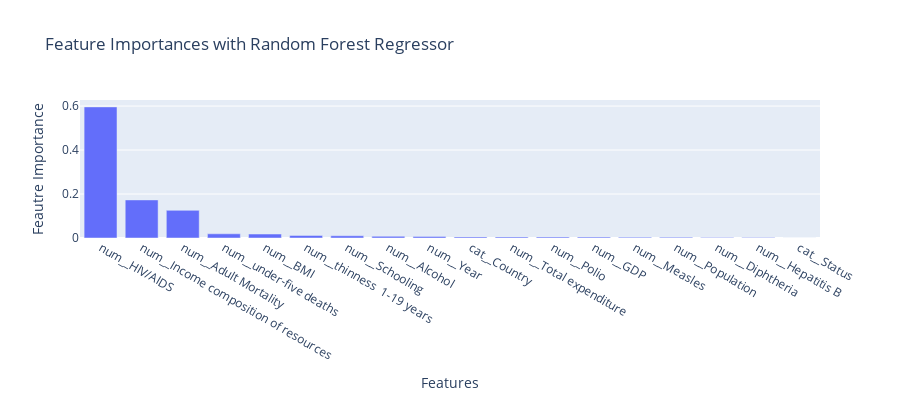

Notebook code for this chart:
### Markdown cell above
# Communicating Results

### Code cell
importances =  model.feature_importances_
fi_df = pd.Series(importances, index = test_p.columns).sort_values(ascending = False)
display(fi_df)

#Let's display this with a plot alright

fig = px.bar(
    fi_df,
    x = fi_df.index,
    y = fi_df.values,
    title = "Feature Importances with Random Forest Regressor"
)
fig.update_layout(xaxis_title = "Features", yaxis_title = "Feautre Importance", height = 400)
fig.show()

### Figure 1 — Plotly figure (JSON) as saved in the notebook; plotly's stock layout.template omitted (floating-point values rounded to 4 significant figures)
{"data": [{"alignmentgroup": "True", "hovertemplate": "index=%{x}<br>y=%{y}<extra></extra>", "legendgroup": "", "marker": {"color": "#636efa", "pattern": {"shape": ""}}, "name": "", "offsetgroup": "", "orientation": "v", "showlegend": false, "textposition": "auto", "type": "bar", "x": ["num__HIV/AIDS", "num__Income composition of resources", "num__Adult Mortality", "num__under-five deaths", "num__BMI", "num__thinness  1-19 years", "num__Schooling", "num__Alcohol", "num__Year", "cat__Country", "num__Total expenditure", "num__Polio", "num__GDP", "num__Measles", "num__Population", "num__Diphtheria", "num__Hepatitis B", "cat__Status"], "xaxis": "x", "y": [0.5961, 0.1732, 0.1258, 0.01907, 0.018, 0.01176, 0.01011, 0.007691, 0.00727, 0.005112, 0.004836, 0.004576, 0.00413, 0.003865, 0.003594, 0.002771, 0.001891, 0.0002511], "yaxis": "y"}], "layout": {"barmode": "relative", "height": 400, "legend": {"tracegroupgap": 0}, "title": {"text": "Feature Importances with Random Forest Regressor"}, "xaxis": {"anchor": "y", "domain": [0, 1], "title": {"text": "Features"}}, "yaxis": {"anchor": "x", "domain": [0, 1], "title": {"text": "Feautre Importance"}}}}
